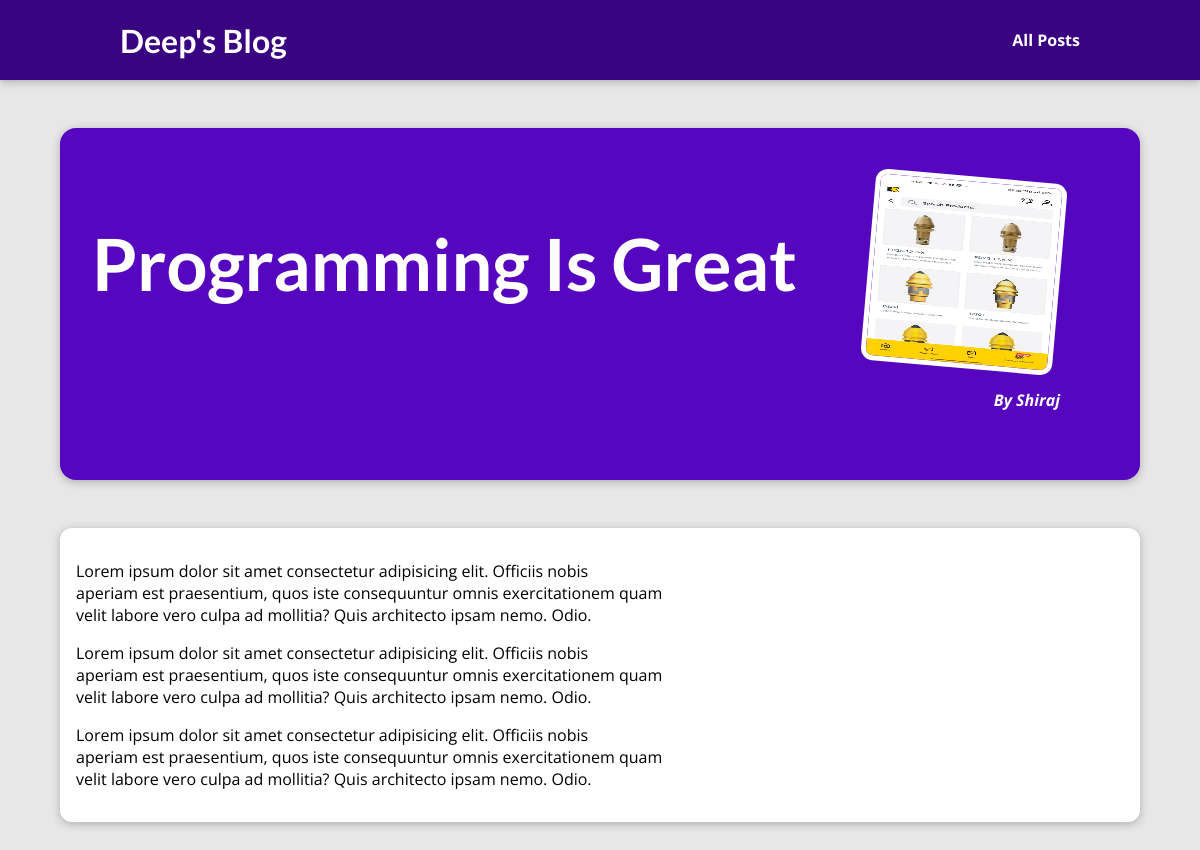
Page /posts/2/ on the committed database.
### blog/models.py (models this page shows, shortened)
class Post(models.Model):
    title = models.CharField(max_length=200)
    content = models.TextField()
    author = models.ForeignKey(Author, on_delete=models.CASCADE)
    image = models.ImageField(upload_to="images/", null=True)
    excerpt = models.CharField(max_length=200)
    date = models.DateField(null=True)

class Author(models.Model):
    name = models.CharField(max_length=100)
    email = models.EmailField(max_length=100)
    def __str__(self):
        return self.name

### blog/views.py (the view)
# urls.py: path("posts/<int:id>/", views.PostDetail, name="post_detail"),
def PostDetail(request, id):
    identified_post = Post.objects.get(pk=id)
    return render(request, "blog/post-detail.html", {
        "post": identified_post
    })

### blog/templates/blog/post-detail.html (shortened to what this page needs)
{% extends "base.html" %}
{% load static %}
  {% block head %}
<link rel="stylesheet" href="{% static 'blog/post-detail.css' %}" />
{% endblock %}
 {% block content %}
<section id="summary">
  <h2>{{ post.title }}</h2>
  <article class="">
    <img src="{{post.image.url}}" alt="{{ post.title }}" />
    <div class="post-detail__content">
      <address>By {{ post.author | title }}</address>
    </div>
  </article>
</section>
<main>
    <p>
    {{ post.content | linebreaks }}
    </p>
</main>
{%endblock%}

### static/app.css (style rules this page uses)
* { box-sizing: border-box; }
html { font-family: 'Open Sans', 'Lato', sans-serif; }
body { margin: 0; }
h1, h2, h3 { font-family: 'Lato', sans-serif; font-weight: bold; }
body { background-color: #e7e7e7; }

### blog/static/blog/post-detail.css (style rules this page uses)
body { background-color: #e7e7e7; }
#summary { margin: 8rem auto 3rem auto; padding: 2rem; width: 90%; max-width: 90rem; border-radius: 16px; background-color: #5706c0; position: relative; box-shadow: 0 2px 8px rgba(0, 0, 0, 0.25); height: 22rem; }
#summary h2 { color: white; font-size: 4.5rem; }
#summary article { position: absolute; top: 2rem; right: 3rem; padding: 1rem 2rem; border-radius: 12px; text-align: right; color: white; }
#summary article img { width: 12rem; height: 12rem; border-radius: 12px; transform: rotateZ(5deg); border: 5px solid white; margin-bottom: 1rem; }
#summary address { font-weight: bold; }
main { width: 90%; max-width: 90rem; margin: 3rem auto; background-color: white; padding: 1rem; border-radius: 12px; box-shadow: 0 2px 8px rgba(0, 0, 0, 0.25); }

### rows in the picture
Post: title "Programming Is Great", image (picture), author "Shiraj", content "Lorem ipsum dolor sit amet consectetur adipisicing elit. Officiis nobis aperiam est praesentium, quos iste consequuntur omnis exercitationem quam velit labore vero culpa ad mollitia? Quis architecto ipsam nemo. Odio. Lorem ipsum dolor sit amet consectetur adipisicing elit. Officiis nobis aperiam est praesentium, quos iste consequuntur omnis exercitationem quam velit labore vero culpa ad mollitia? Quis architecto ipsam nemo. Odio. Lorem ipsum dolor sit amet consectetur adipisicing elit. Officiis nobis aperiam est praesentium, quos iste consequuntur omnis exercitationem quam velit labore vero culpa ad mollitia? Quis architecto ipsam nemo. Odio."
